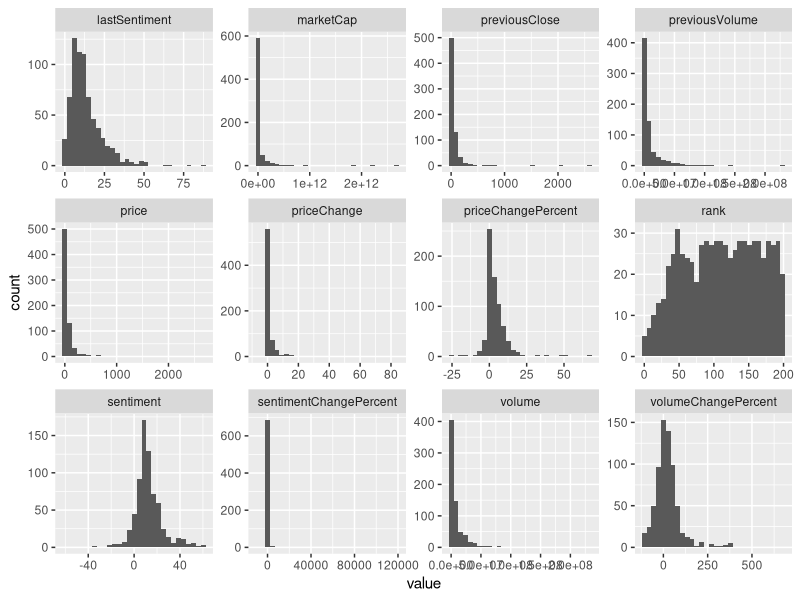
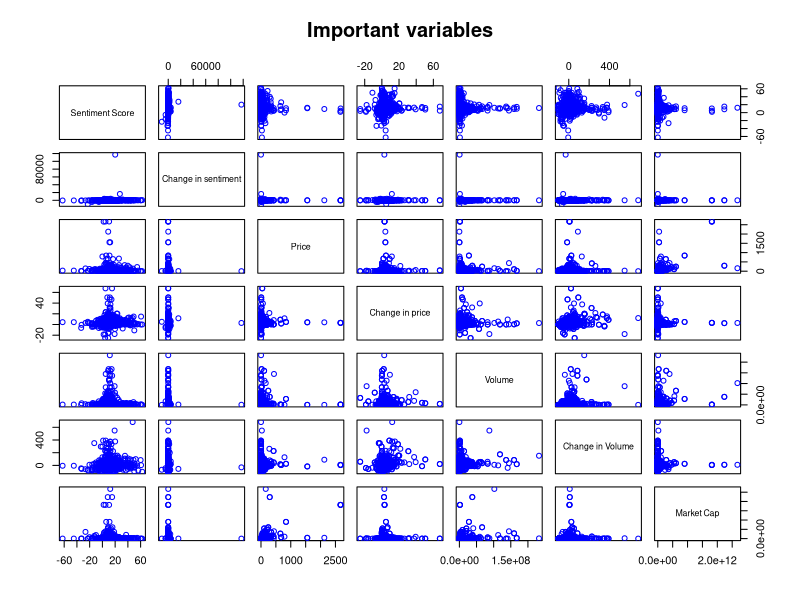
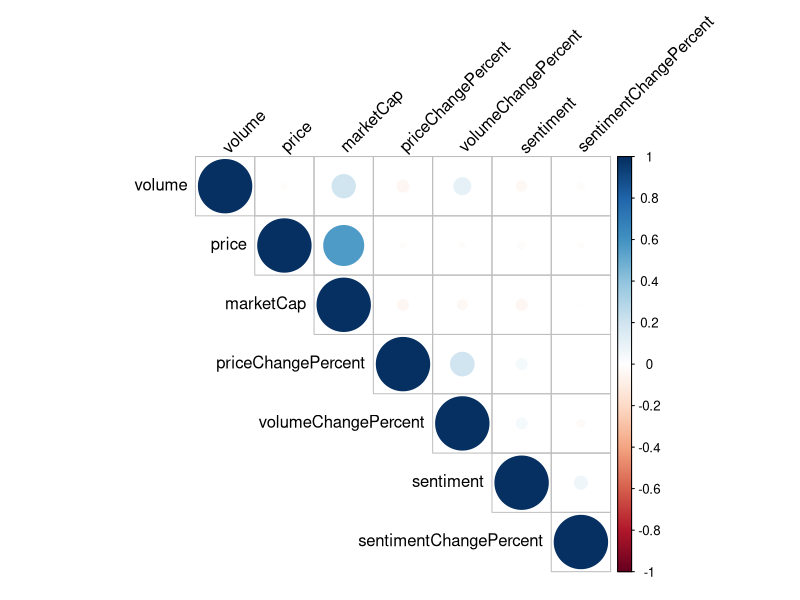
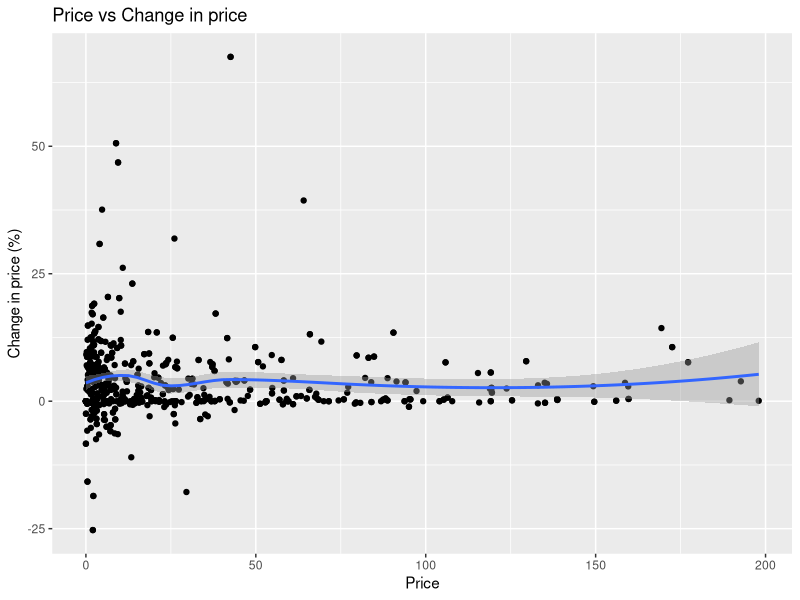
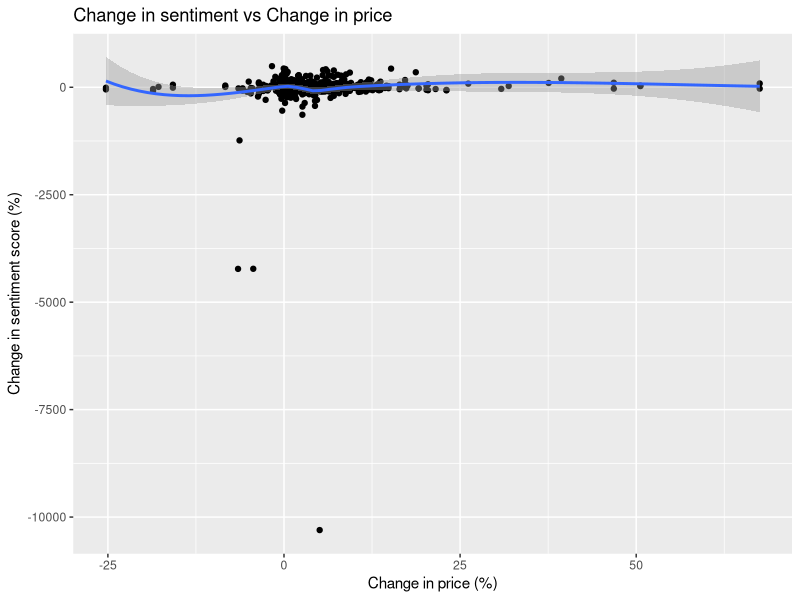
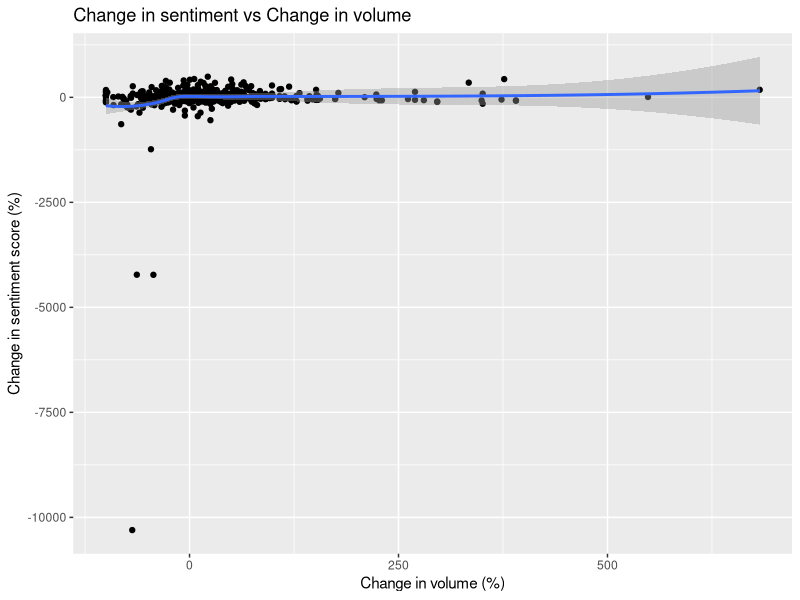
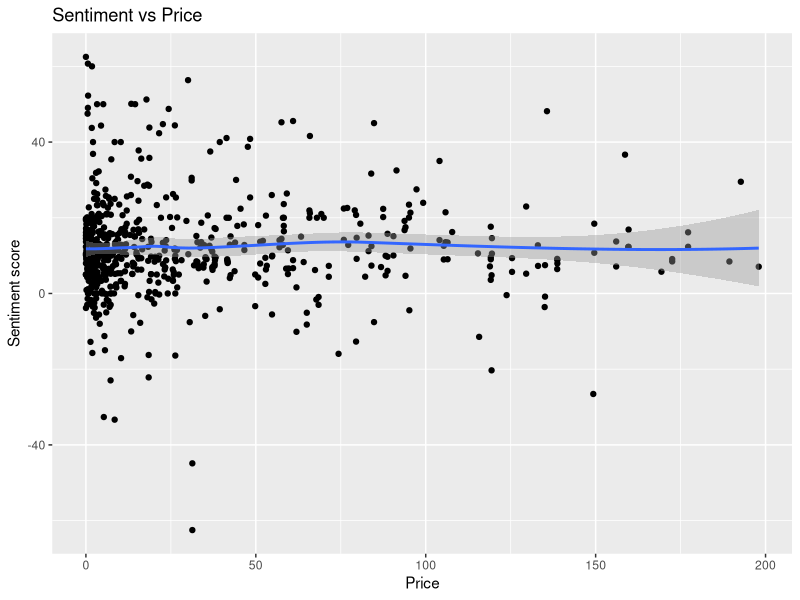
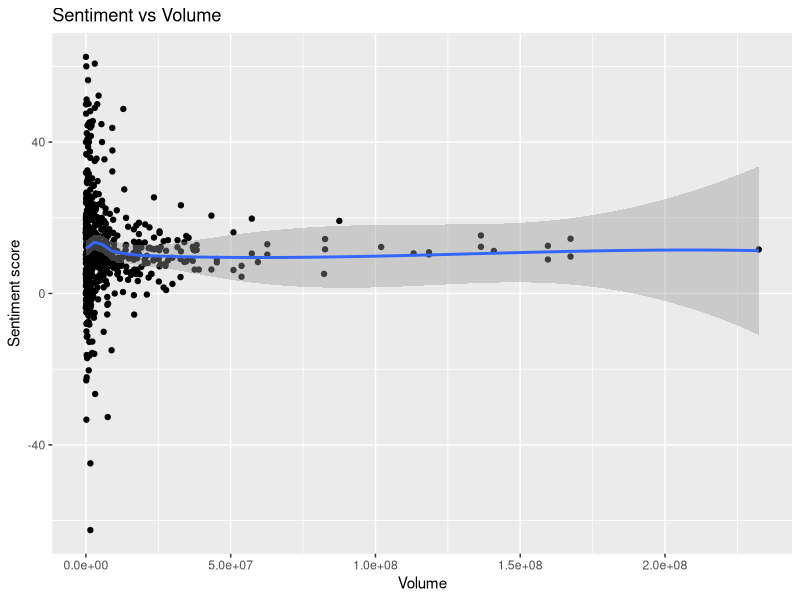

These figures' R source, in order:
## ---- chunk 1
library(readr)
library(dplyr)
library(ggplot2)

bullish_data_twitter <- read_csv("social_sentiment_twitter_chginsentiment_bullish_03-16-2022.csv", show_col_types = FALSE)
bullish_data_stocktwits <- read_csv("social_sentiment_stocktwits_chginsentiment_bullish_03-15-2022.csv", show_col_types = FALSE)
bullish_data_stocktwits2 <- read_csv("social_sentiment_stocktwits_chginsentiment_bullish_03-16-2022.csv", show_col_types = FALSE)
bearish_data_twitter <- read_csv("social_sentiment_twitter_chginsentiment_bearish_03-15-2022.csv", show_col_types = FALSE)
bearish_data_twitter2 <- read_csv("social_sentiment_twitter_chginsentiment_bearish_03-16-2022.csv", show_col_types = FALSE)
bearish_data_stocktwits <- read_csv("social_sentiment_stocktwits_chginsentiment_bearish_03-15-2022.csv", show_col_types = FALSE)
bearish_data_stocktwits2 <- read_csv("social_sentiment_stocktwits_chginsentiment_bearish_03-16-2022.csv", show_col_types = FALSE)

# binding both data for bullish and bearish tickers together
data <- rbind(bullish_data_twitter, bullish_data_stocktwits, bullish_data_stocktwits2, bearish_data_twitter, bearish_data_twitter2, bearish_data_stocktwits, bearish_data_stocktwits2)

data <- data %>%
  # filter out all dummy data
  filter(lastSentiment > 0) %>%
  rename(sentimentChangePercent="sentimentChange", 
         priceChange="change", 
         priceChangePercent="changePercent") %>%
  # adding new variable volumeChangePercent
  mutate(priceChangePercent = priceChangePercent * 100, 
         volumeChangePercent= (volume - previousVolume) / previousVolume * 100) 

glimpse(data)
## ---- chunk 2
library(purrr)
library(tidyr)
data %>%
  keep(is.numeric) %>% 
  gather() %>% 
  ggplot(aes(value)) +
    facet_wrap(~ key, scales = "free") +
    geom_histogram()
## ---- chunk 3
pairs(data[,c("sentiment","sentimentChangePercent","price", "priceChangePercent", 
              "volume", "volumeChangePercent", "marketCap")], 
      col="blue",  
      labels = c('Sentiment Score', 'Change in sentiment', 'Price', "Change in price", 
                 "Volume", "Change in Volume", "Market Cap"), 
      main="Important variables")
## ---- chunk 4
res = cor(data[,c("sentiment","sentimentChangePercent","price", "priceChangePercent", 
              "volume", "volumeChangePercent", "marketCap")], use="complete.obs")
res
## ---- chunk 5
library(corrplot)
corrplot(res, type = "upper", order = "hclust", 
         tl.col = "black", tl.srt = 45)
## ---- chunk 6
sapply(data, function(x) sum(is.na(x)))
## ---- chunk 7
plotdata1 <- data %>%
  filter(price < 200)
ggplot(plotdata1, aes(x=price, y = priceChangePercent)) + 
  geom_point() + geom_smooth() +
  labs(
    title = "Price vs Change in price",
    x = "Price",
    y = "Change in price (%)"
  )  
## ---- chunk 8
plotdata <- data %>%
  filter(sentimentChangePercent < 500)
ggplot(plotdata, aes(y=sentimentChangePercent, x = priceChangePercent)) + 
  geom_point() + geom_smooth() + 
  labs(
    title = "Change in sentiment vs Change in price",
    y = "Change in sentiment score (%)",
    x = "Change in price (%)"
  )     
## ---- chunk 9
plotdata1 <- data %>%
  filter(sentimentChangePercent < 500)
ggplot(plotdata1, aes(y=sentimentChangePercent, x = volumeChangePercent)) + 
  geom_point() + geom_smooth() + 
  labs(
    title = "Change in sentiment vs Change in volume",
    y = "Change in sentiment score (%)",
    x = "Change in volume (%)"
  )     
## ---- chunk 10
plotdata1 <- data %>%
  filter(price < 200)
ggplot(plotdata1, aes(y=sentiment, x = price)) + 
  geom_point() + geom_smooth() +
  labs(
    title = "Sentiment vs Price",
    y = "Sentiment score",
    x = "Price"
  )  
## ---- chunk 11
ggplot(plotdata1, aes(y=sentiment, x = volume)) + 
  geom_point() + geom_smooth() +
  labs(
    title = "Sentiment vs Volume",
    y = "Sentiment score",
    x = "Volume"
  )  
## ---- chunk 12
plotdata2 <- data %>%
  filter(marketCap < 5000000000)
ggplot(plotdata2, aes(x=marketCap, y = priceChangePercent)) + 
  geom_point() + geom_smooth() +
  labs(
    title = "Market cap vs Change in price",
    x = "Market cap",
    y = "Change in price (%)"
  )
## ---- chunk 13
ggplot(plotdata2, aes(x=marketCap, y = sentiment)) + 
  geom_point() + geom_smooth() + 
  labs(
    title = "Market cap vs Sentiment score",
    x = "Market cap",
    y = "Sentiment score"
  )
## ---- chunk 14
plotdata3 <- data %>%
  filter(marketCap < 5000000000, sentimentChangePercent < 500)
ggplot(plotdata3, aes(x=marketCap, y = sentimentChangePercent)) + 
  geom_point() + geom_smooth() +
  labs(
    title = "Market cap vs Change in sentiment",
    x = "Market cap",
    y = "Change in sentiment (%)"
  )
